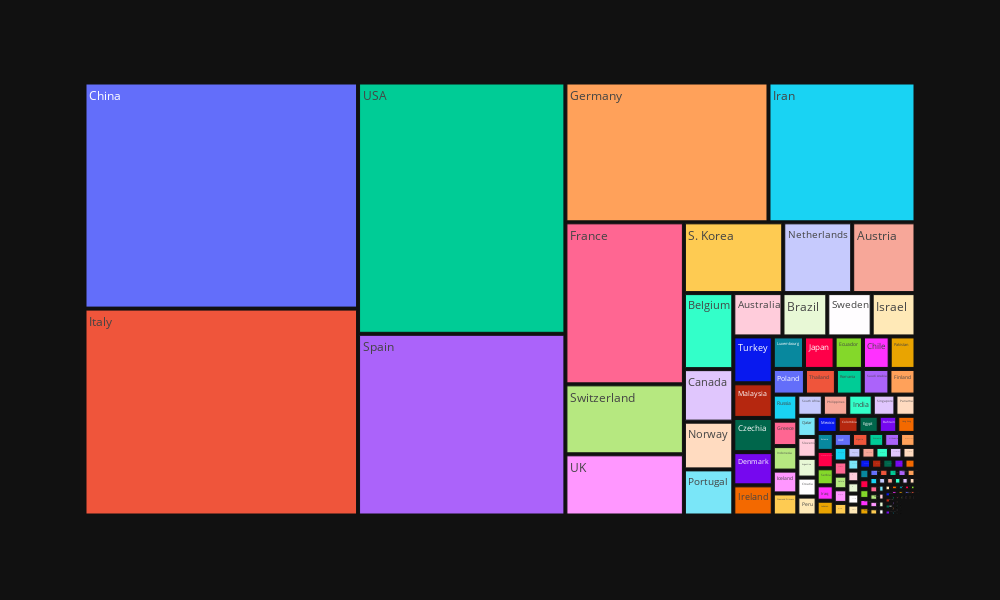

Notebook source saved alongside this figure:
### Markdown cell above
# Tree Map shows Country having Total cases

### Code cell
fig = px.treemap(df, path=['Country,Other'], values='TotalCases', height=600, width=1000)

fig.update_layout(
    title_x = 0.5,
    geo=dict(
        showframe = False,
        showcoastlines = False,
    ))

fig.show()

### Figure 1 — Plotly figure (JSON) as saved in the notebook; plotly's stock layout.template omitted (floating-point values rounded to 4 significant figures; data arrays with more than 128 entries replaced by an {"elided": "..."} marker saying what was removed)
{"data": [{"branchvalues": "total", "domain": {"x": [0, 1], "y": [0, 1]}, "hovertemplate": "labels=%{label}<br>TotalCases=%{value}<br>parent=%{parent}<br>id=%{id}<extra></extra>", "ids": {"elided": "199 str values"}, "labels": {"elided": "199 str values"}, "name": "", "parents": {"elided": "199 str values"}, "type": "treemap", "values": {"elided": "199 int values"}}], "layout": {"geo": {"showcoastlines": false, "showframe": false}, "height": 600, "legend": {"tracegroupgap": 0}, "margin": {"t": 60}, "title": {"x": 0.5}, "width": 1000}}
